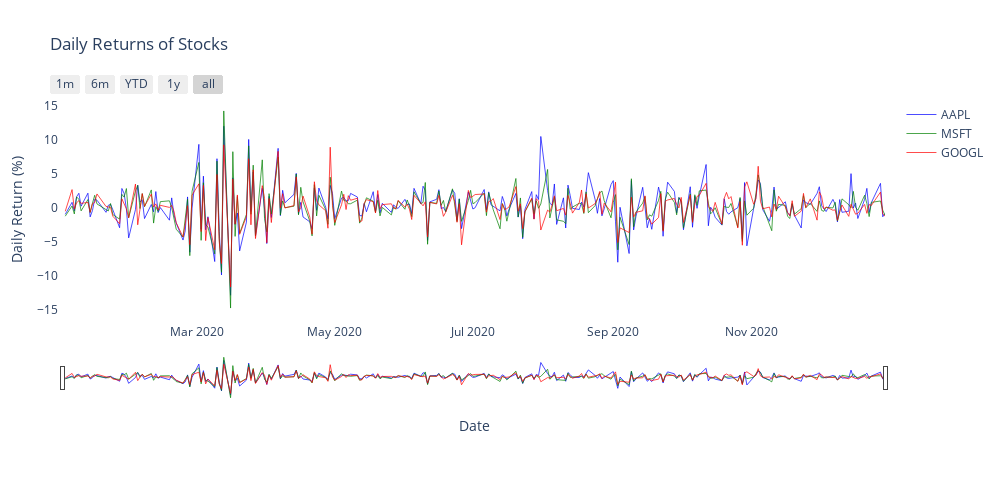

The cell this chart's notebook holds for it:
### Markdown cell above
##### 8. **Daily Returns of Stocks**

- Plot daily returns of Apple (AAPL), Microsoft (MSFT), and Google (GOOGL) stocks for the year 2020:

### Code cell
daily_returns(['AAPL', 'MSFT', 'GOOGL'], '2020-01-01', '2020-12-31')

### Figure 1 — Plotly figure (JSON) as saved in the notebook; plotly's stock layout.template omitted (floating-point values rounded to 4 significant figures; data arrays with more than 128 entries replaced by an {"elided": "..."} marker saying what was removed)
{"data": [{"line": {"color": "blue", "width": 1}, "name": "AAPL", "opacity": 0.7, "type": "scatter", "x": {"elided": "252 str values"}, "y": {"elided": "252 float values"}}, {"line": {"color": "green", "width": 1}, "name": "MSFT", "opacity": 0.7, "type": "scatter", "x": {"elided": "252 str values"}, "y": {"elided": "252 float values"}}, {"line": {"color": "red", "width": 1}, "name": "GOOGL", "opacity": 0.7, "type": "scatter", "x": {"elided": "252 str values"}, "y": {"elided": "252 float values"}}], "layout": {"autosize": false, "height": 500, "margin": {"b": 100, "l": 50, "pad": 4, "r": 50, "t": 100}, "paper_bgcolor": "white", "plot_bgcolor": "white", "title": {"text": "Daily Returns of Stocks"}, "width": 1000, "xaxis": {"rangeselector": {"buttons": [{"count": 1, "label": "1m", "step": "month", "stepmode": "backward"}, {"count": 6, "label": "6m", "step": "month", "stepmode": "backward"}, {"count": 1, "label": "YTD", "step": "year", "stepmode": "todate"}, {"count": 1, "label": "1y", "step": "year", "stepmode": "backward"}, {"step": "all"}]}, "rangeslider": {"visible": true}, "title": {"text": "Date"}, "type": "date"}, "yaxis": {"title": {"text": "Daily Return (%)"}}}}
